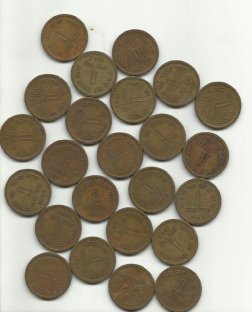
#> input picture image/water_coins.jpg, 252 x 312 px
$ python watershed_algorithm.py
#> lines starting #> are read from the running program, lines starting #| are printed output that depends on the picture; after the words box and inside, x2 and y2 are one past the last pixel; in counts of white or black regions, pixels touching at a corner belong together
import cv2
import numpy as np
import matplotlib.pyplot as plt

# ------------------------------------------------------------
# 0.  Image path — change this to your own file
# ------------------------------------------------------------
IMG_PATH = "../image/water_coins.jpg"   # <-- adjust as needed
img      = cv2.imread(IMG_PATH)
#> img is the input picture: shape (312, 252, 3); mean B, G, R 136.3, 153.2, 161.4

if img is None:
    raise FileNotFoundError(f"Could not read file: {IMG_PATH}")

# ------------------------------------------------------------
# 1.  Pre-processing: gray conversion
# ------------------------------------------------------------
img_gray = cv2.cvtColor(img, cv2.COLOR_BGR2GRAY)

# ------------------------------------------------------------
# 2.  Global binary mask (Otsu + inverted)
# ------------------------------------------------------------
_, thresh = cv2.threshold(img_gray, 0, 255,
                          cv2.THRESH_BINARY_INV | cv2.THRESH_OTSU)
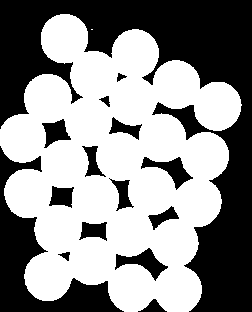
#> thresh: shape (312, 252); 55.9% white; 15 black regions, largest, box (x1, y1, x2, y2) and area: (0, 0, 252, 312) 24925, (0, 146, 124, 312) 5653, (115, 248, 168, 281) 657

# ------------------------------------------------------------
# 3.  Morphological opening (noise removal)
# ------------------------------------------------------------
kernel  = np.ones((3, 3), np.uint8)
opened  = cv2.morphologyEx(thresh, cv2.MORPH_OPEN, kernel, iterations=2)
#> opened: shape (312, 252); 55.9% white; 15 black regions, largest, box (x1, y1, x2, y2) and area: (0, 0, 252, 312) 24935, (0, 146, 124, 312) 5653, (115, 248, 168, 281) 657

# ------------------------------------------------------------
# 4.  “Sure” background (dilate)
# ------------------------------------------------------------
sure_bg = cv2.dilate(opened, kernel, iterations=3)
#> sure_bg: shape (312, 252); 66.1% white; 17 black regions (5 under 20 px), largest, box (x1, y1, x2, y2) and area: (0, 0, 252, 312) 21098, (0, 155, 116, 312) 4232, (175, 109, 199, 133) 203

# ------------------------------------------------------------
# 5.  Distance transform + “sure” foreground
# ------------------------------------------------------------
dist_transform = cv2.distanceTransform(opened, cv2.DIST_L2, 5)
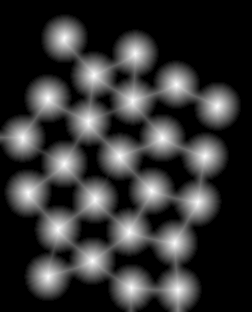
#> dist_transform: shape (312, 252) float32; min 0, max 23.97, mean 4.9; drawn with min black and max white
_, sure_fg     = cv2.threshold(dist_transform,
                               0.7 * dist_transform.max(), 255,
                               cv2.THRESH_BINARY)
#> sure_fg: shape (312, 252) float32; 5.6% white; 24 white regions, largest, box (x1, y1, x2, y2) and area: (88, 191, 103, 208) 198, (21, 185, 36, 202) 196, (51, 221, 66, 238) 196
sure_fg = sure_fg.astype(np.uint8)

# ------------------------------------------------------------
# 6.  Unknown region = sure_bg – sure_fg
# ------------------------------------------------------------
unknown = cv2.subtract(sure_bg, sure_fg)

# ------------------------------------------------------------
# 7.  Connected components to label foreground seeds
# ------------------------------------------------------------
_, markers = cv2.connectedComponents(sure_fg)
#> markers: shape (312, 252) int32; 25 distinct labels, from 0 to 24
markers = markers + 1            # reserve label 1 for background
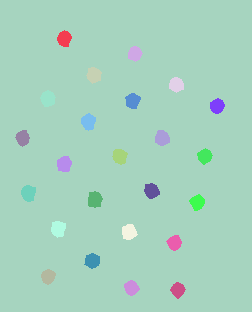
#> markers: shape (312, 252) int32; 25 distinct labels, from 1 to 25; one colour per label, 0 black
markers[unknown == 255] = 0      # unknown → 0
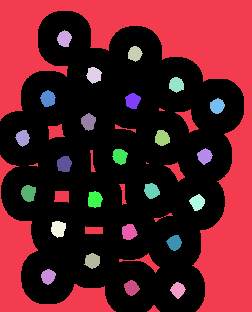
#> markers: shape (312, 252) int32; 26 distinct labels, from 0 to 25; one colour per label, 0 black

# ------------------------------------------------------------
# 8.  Watershed segmentation
# ------------------------------------------------------------
markers = cv2.watershed(img, markers)
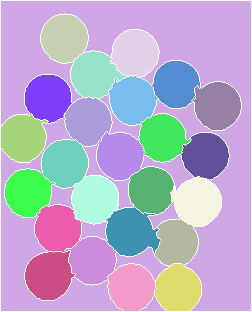
#> markers: shape (312, 252) int32; 26 distinct labels, from -1 to 25; one colour per label, 0 black, -1 white
segmented = img.copy()
segmented[markers == -1] = (255, 0, 0)   # boundary pixels → red
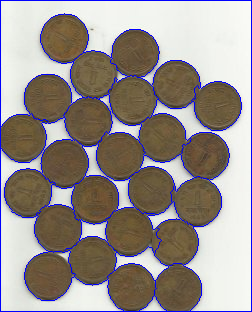
#> segmented: shape (312, 252, 3); 5.06% of pixels changed, all inside (x1, y1, x2, y2) = (0, 0, 252, 312)

# ------------------------------------------------------------
# 9.  Display everything with Matplotlib
# ------------------------------------------------------------
steps  = [
    ("Original",          cv2.cvtColor(img, cv2.COLOR_BGR2RGB), None),
    ("Binary (Otsu INV)", thresh,       "gray"),
    ("Opened",            opened,       "gray"),
    ("Sure background",   sure_bg,      "gray"),
    ("Distance transform",dist_transform, "gray"),
    ("Sure foreground",   sure_fg,      "gray"),
    ("Unknown",           unknown,      "gray"),
    ("Watershed result",  cv2.cvtColor(segmented, cv2.COLOR_BGR2RGB), None)
]

coin_labels = np.unique(markers)
#> coin_labels = 26 values from -1 to 25
coin_labels = coin_labels[coin_labels>1]
#> coin_labels = 24 values from 2 to 25
print(coin_labels)
#| [ 2  3  4  5  6  7  8  9 10 11 12 13 14 15 16 17 18 19 20 21 22 23 24 25]
print(len(coin_labels))
#| 24

plt.figure(figsize=(10, 12))
for i, (title, im, cmap) in enumerate(steps, 1):
    plt.subplot(4, 2, i)
    plt.imshow(im, cmap=cmap)
    plt.title(title)
    plt.axis("off")
#> this loop made 8 passes
#> (title, cmap) on passes 1 to 8: ('Original', None), ('Binary (Otsu INV)', 'gray'), ('Opened', 'gray'), ('Sure background', 'gray'), ('Distance transform', 'gray'), ('Sure foreground', 'gray'), ('Unknown', 'gray'), ('Watershed result', None)
plt.tight_layout()
plt.show()
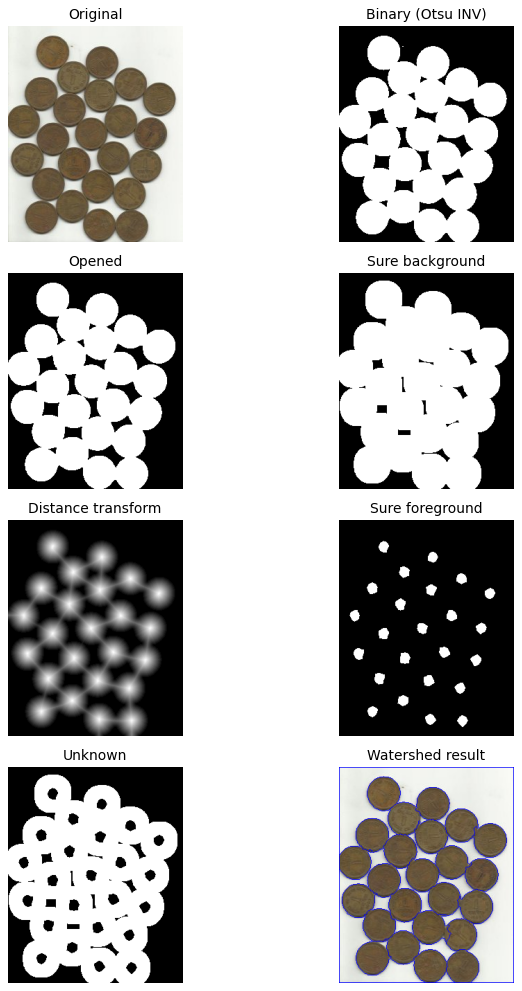
#> figure drawn by matplotlib, 8 panels

$ run again, with image/2.jpg copied over image/water_coins.jpg
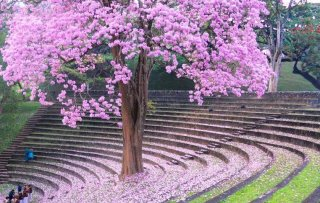
#> input picture image/2.jpg, 320 x 203 px
#> img is the input picture: shape (203, 320, 3); mean B, G, R 145.7, 124.4, 145.9
#> `_, thresh = cv2.threshold(img_gray, 0, 255, cv2.THRESH_BINARY_INV | cv..`:
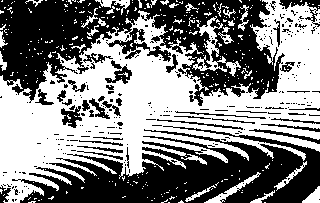
#> thresh: shape (203, 320); 50.4% white; 287 black regions (248 under 20 px), largest, box (x1, y1, x2, y2) and area: (0, 0, 285, 106) 15536, (12, 126, 320, 203) 12561, (279, 0, 320, 27) 310
#> opened: shape (203, 320); 32.7% white; 54 white regions (2 under 20 px), largest, box (x1, y1, x2, y2) and area: (66, 40, 200, 174) 6549, (0, 76, 114, 200) 6183, (258, 26, 320, 91) 2548
#> sure_bg: shape (203, 320); 50.1% white; 22 black regions (12 under 20 px), largest, box (x1, y1, x2, y2) and area: (0, 0, 320, 98) 17387, (27, 134, 320, 203) 13561, (65, 102, 118, 123) 522
#> unknown: shape (203, 320); 49.7% white; 11 white regions, largest, box (x1, y1, x2, y2) and area: (0, 2, 320, 203) 29993, (134, 16, 164, 46) 635, (205, 184, 240, 203) 399
#> `segmented[markers == -1] = (255, 0, 0)`:
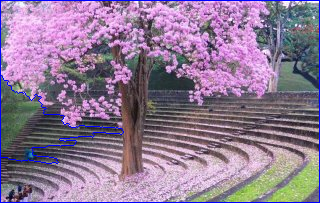
#> segmented: shape (203, 320, 3); 2.2% of pixels changed, all inside (x1, y1, x2, y2) = (0, 0, 320, 203)
#> `coin_labels = np.unique(markers)`: coin_labels = [-1, 1, 2]
#> `coin_labels = coin_labels[coin_labels>1]`: coin_labels = [2]
#| [2]
#| 1
#> the loop `for i, (title, im, cmap) in enumerate(steps, 1):` made 8 passes
#> (title, cmap) on passes 1 to 8: ('Original', None), ('Binary (Otsu INV)', 'gray'), ('Opened', 'gray'), ('Sure background', 'gray'), ('Distance transform', 'gray'), ('Sure foreground', 'gray'), ('Unknown', 'gray'), ('Watershed result', None)

$ run again, with image/3.jpg copied over image/water_coins.jpg
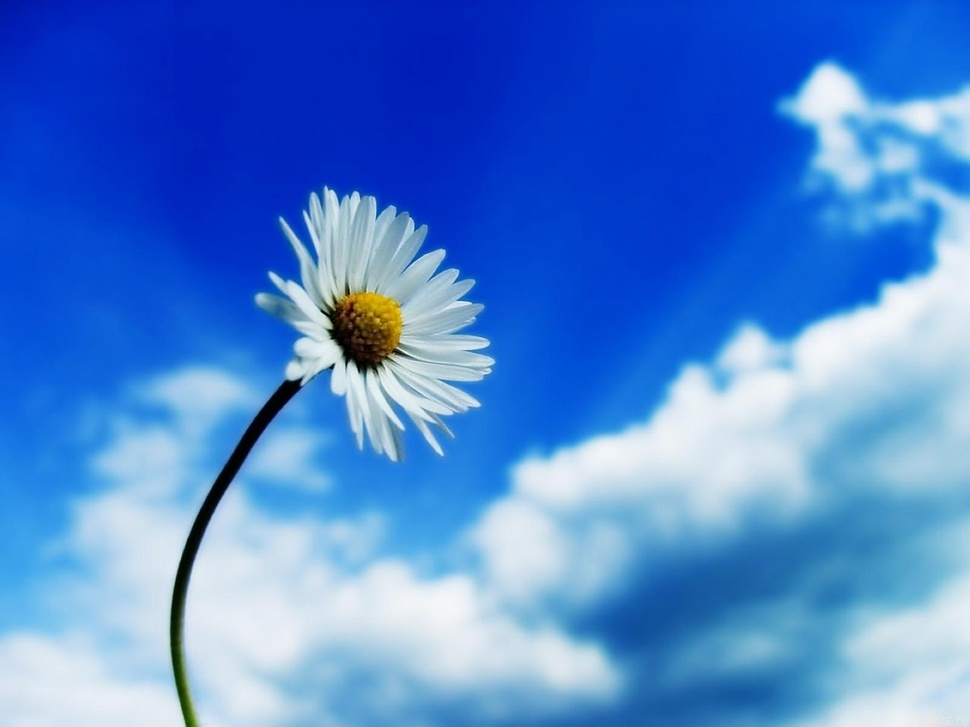
#> input picture image/3.jpg, 970 x 727 px, shrunk from 1600 x 1200 before the run
#> img is the input picture: shape (727, 970, 3); mean B, G, R 210.7, 131.3, 78.5
#> `_, thresh = cv2.threshold(img_gray, 0, 255, cv2.THRESH_BINARY_INV | cv..`:
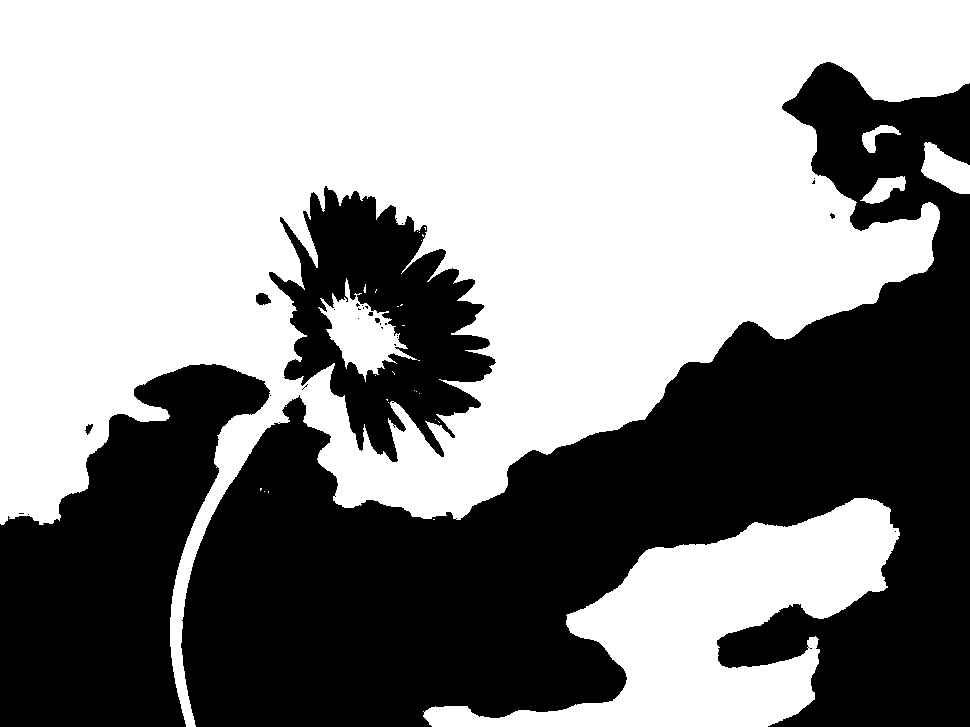
#> thresh: shape (727, 970); 56.4% white; 30 black regions (24 under 20 px), largest, box (x1, y1, x2, y2) and area: (181, 62, 970, 727) 221945, (0, 364, 270, 727) 54919, (269, 186, 496, 462) 30300, (256, 293, 271, 305) 135, (85, 424, 93, 435) 49, (375, 318, 380, 323) 21
#> opened: shape (727, 970); 56.2% white; 9 black regions (4 under 20 px), largest, box (x1, y1, x2, y2) and area: (181, 62, 970, 727) 222164, (0, 364, 271, 727) 54986, (269, 186, 496, 462) 31558, (256, 293, 271, 305) 136, (85, 424, 93, 435) 51
#> sure_bg: shape (727, 970); 59.4% white; 6 black regions (3 under 20 px), largest, box (x1, y1, x2, y2) and area: (185, 66, 970, 727) 209259, (0, 368, 266, 727) 51886, (281, 193, 490, 457) 25083
#> unknown: shape (727, 970); 57.5% white; 8 black regions (3 under 20 px), largest, box (x1, y1, x2, y2) and area: (185, 66, 970, 727) 209259, (0, 368, 266, 727) 51886, (281, 193, 490, 457) 25083, (0, 0, 156, 179) 13265, (539, 0, 556, 11) 99
#> `segmented[markers == -1] = (255, 0, 0)`:
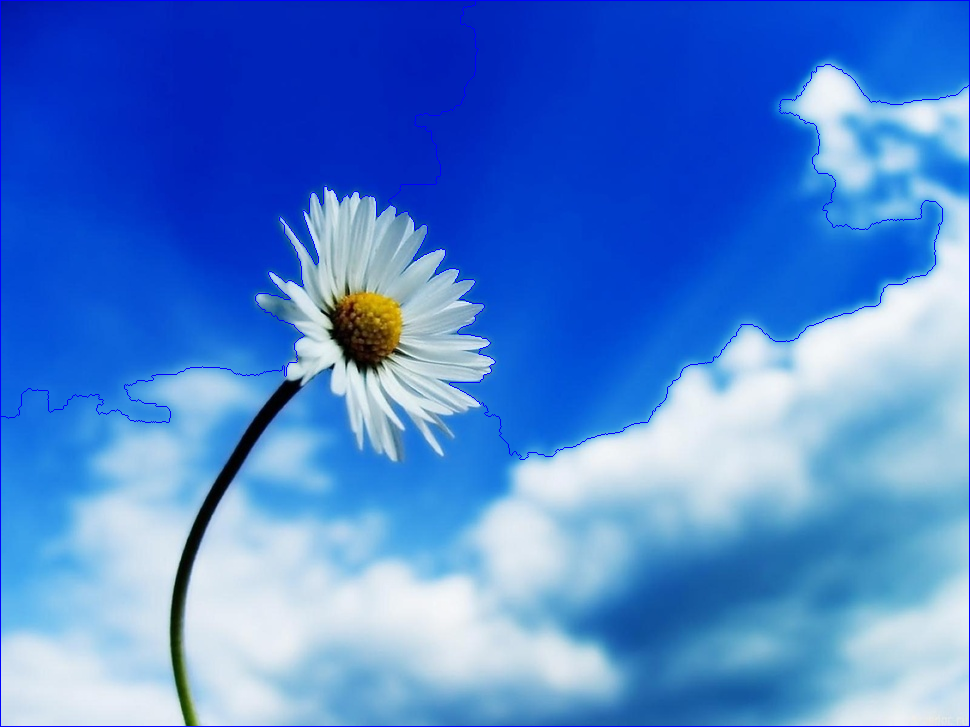
#> segmented: shape (727, 970, 3); 0.89% of pixels changed, all inside (x1, y1, x2, y2) = (0, 0, 970, 727)
#> `coin_labels = np.unique(markers)`: coin_labels = [-1, 1, 2, 3]
#> `coin_labels = coin_labels[coin_labels>1]`: coin_labels = [2, 3]
#| [2 3]
#| 2
#> the loop `for i, (title, im, cmap) in enumerate(steps, 1):` made 8 passes
#> (title, cmap) on passes 1 to 8: ('Original', None), ('Binary (Otsu INV)', 'gray'), ('Opened', 'gray'), ('Sure background', 'gray'), ('Distance transform', 'gray'), ('Sure foreground', 'gray'), ('Unknown', 'gray'), ('Watershed result', None)
